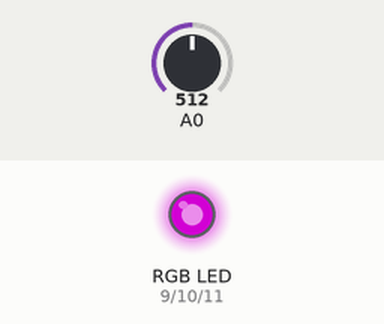
The sketch below on a simulated Arduino Uno, built with avr-gcc and run on an emulated ATmega328P. On the bench: an RGB LED mixed from three pins (HIGH = lit). Inputs (shaded band) come from the test bench; at power-on: A0 = 512. Dim RGB values are drawn brighter than linear.

Above: at 1.2 s.
1.3 s: A0 set to 716
At 1.6 s:
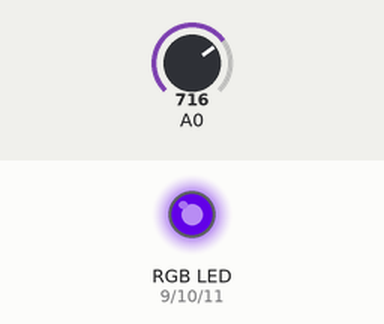
2.8 s: A0 set to 900
At 3.9 s:
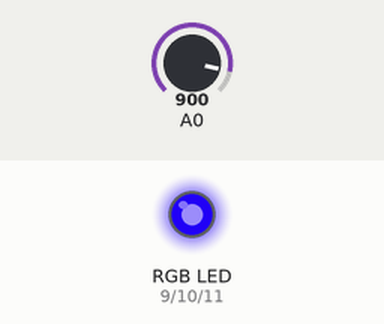
4.3 s: A0 set to 1023
At 5.1 s:
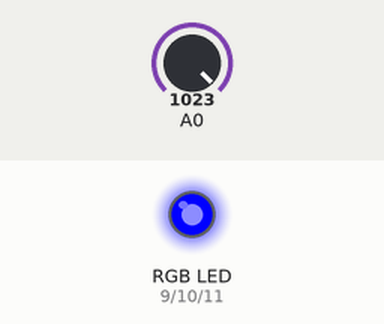
5.8 s: A0 set to 306
At 6.2 s:
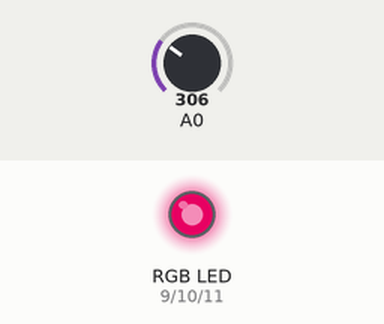
7.3 s: A0 set to 122
At 8.5 s:
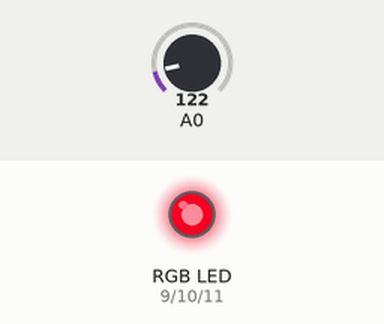
Timing chart, 0 to 9.8 s (numbered marks = the images above; inputs shaded):
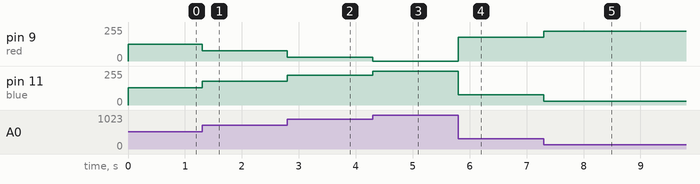

The sketch:

Project_five.ino
```cpp
//pentionometer
int red;
int green;
int blue;
void setup() {
  // put your setup code here, to run once:
  pinMode(7, INPUT);
  pinMode(9, OUTPUT); // red
  pinMode(10, OUTPUT); // green
  pinMode(11, OUTPUT); // blue
}
void loop() {
blue = analogRead(A0);
blue = blue/4;
red = 255-blue;
analogWrite(9, red);
analogWrite(11, blue);
  }
```

Measured:
- after the input at 1.3 s, pin 9 (red): 127/255 → 76/255 at once; pin 11 (blue): 128/255 → 179/255 at once
- after the input at 2.8 s, pin 9 (red): 76/255 → 30/255 at once; pin 11 (blue): 179/255 → 225/255 at once
- after the input at 4.3 s, pin 9 (red): 30/255 → 0/255 at once; pin 11 (blue): 225/255 → 255/255 at once
- after the input at 5.8 s, pin 9 (red): 0/255 → 179/255 at once; pin 11 (blue): 255/255 → 76/255 at once
- after the input at 7.3 s, pin 9 (red): 179/255 → 225/255 at once; pin 11 (blue): 76/255 → 30/255 at once
